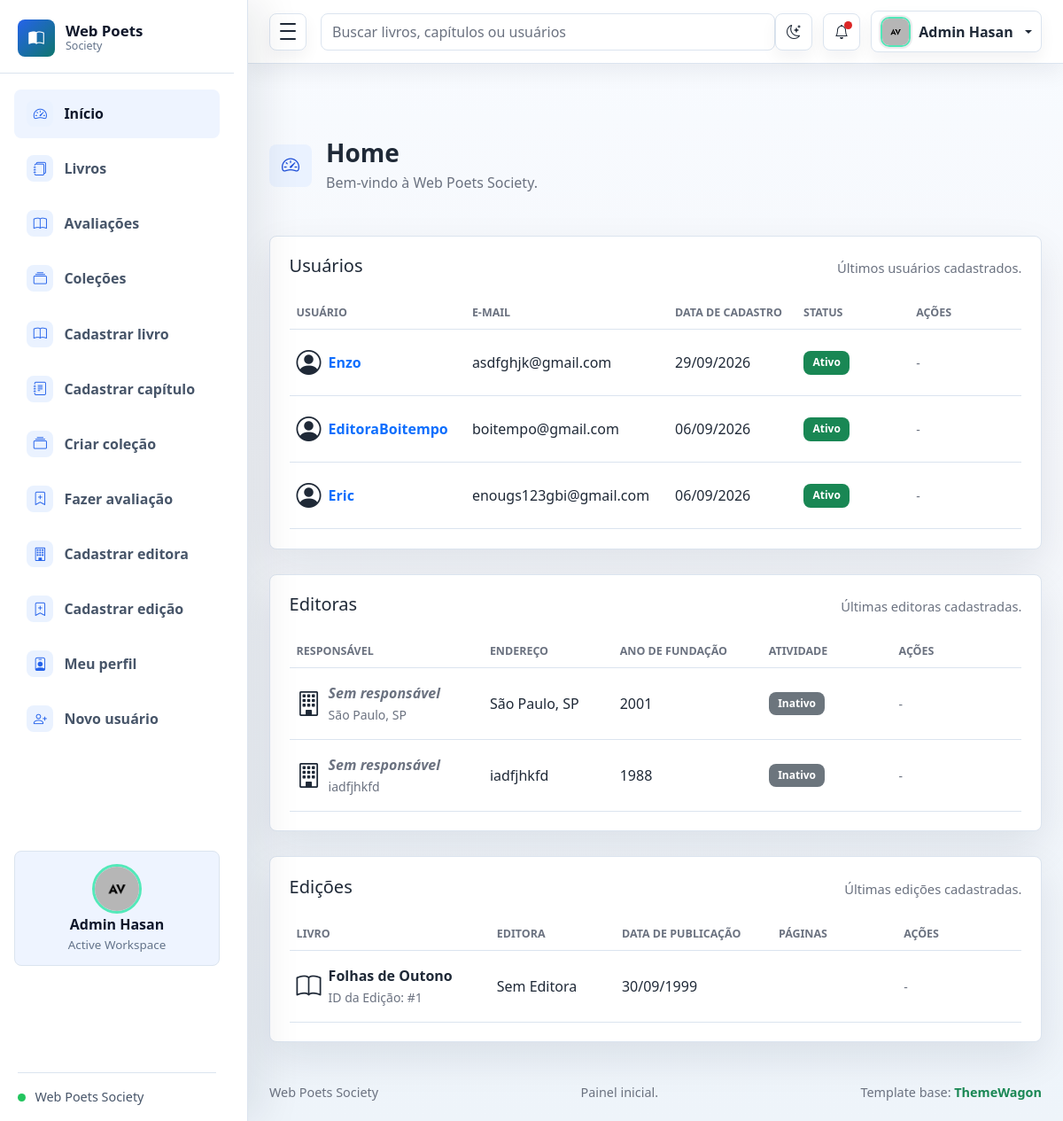
The app's page /home/ (signed in), older data.
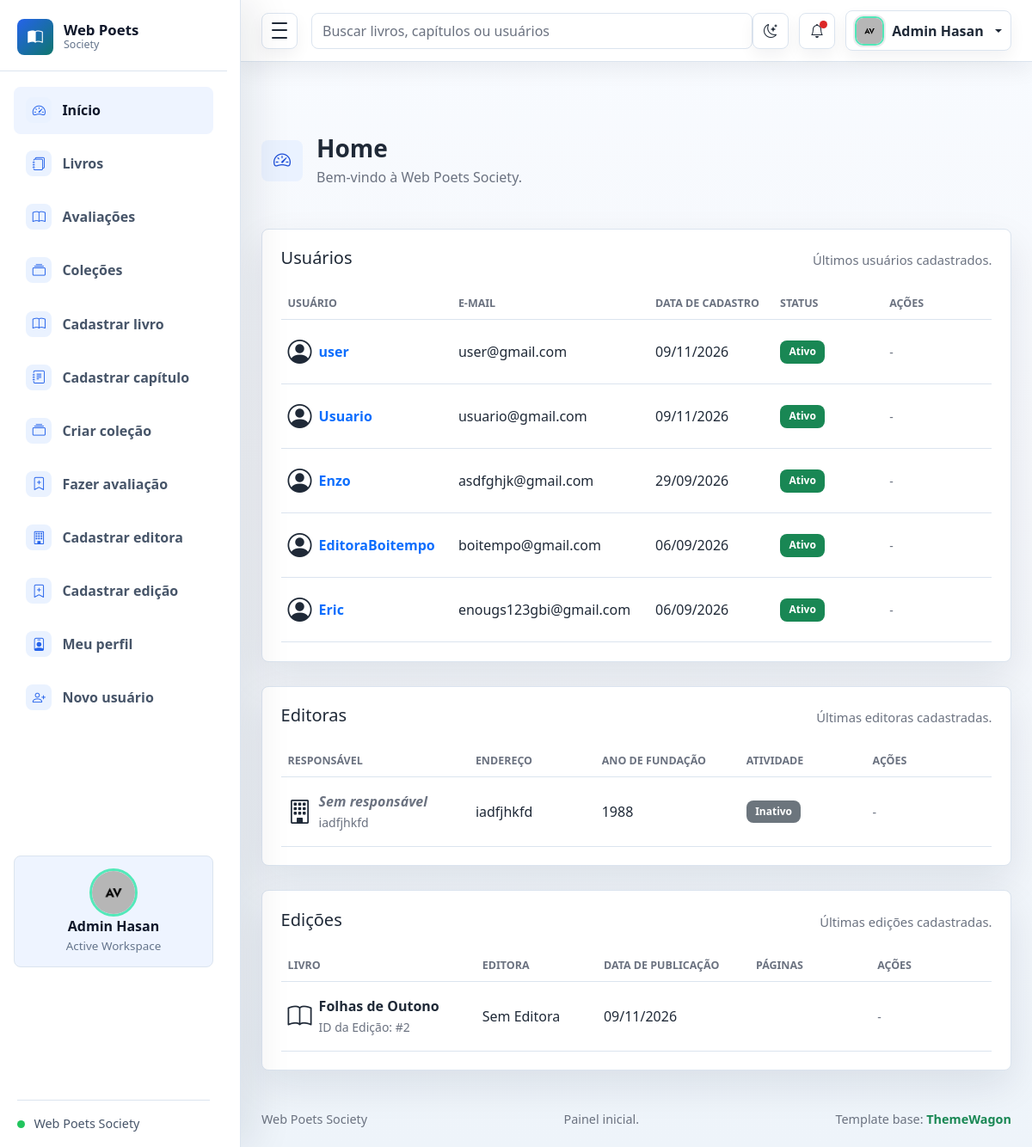
The same page, newer data.
### usuario/models.py (models this page shows, shortened)
class Usuario(User):
    Data_Nascimento = models.DateField(null=True, blank=True)
    class Meta:
            permissions = (
                ("editar_proprio_usuario", "Pode editar o próprio usuário"),
                ("editar_qualquer_usuario", "Pode editar qualquer usuário"),
                ("excluir_proprio_usuario", "Pode excluir o próprio usuário"),
                ("excluir_qualquer_usuario", "Pode excluir qualquer usuário"),
            )

### editora/models.py (models this page shows, shortened)
class Editora(models.Model):
    endereco = models.CharField(max_length=100)
    ano_fundacao = models.IntegerField()
    resposavel = models.ForeignKey(usuario_models.Usuario, on_delete=models.CASCADE)
    class Meta:
            permissions = (
                ("editar_proprio_editora", "Pode editar o próprio editora"),
                ("editar_qualquer_editora", "Pode editar qualquer editora"),
                ("excluir_proprio_editora", "Pode excluir o próprio editora"),
                ("excluir_qualquer_editora", "Pode excluir qualquer editora"),
            )

### edicao/models.py (models this page shows, shortened)
class Edicao(models.Model):
    titulo = models.CharField(max_length=100)
    editora = models.ForeignKey('editora.Editora', on_delete=models.CASCADE)
    data_publicacao = models.DateField()
    numero_paginas = models.IntegerField()
    pdf = models.FileField(upload_to='pdfs/', blank=True)
    livro = models.ForeignKey('livros.Livro', on_delete=models.CASCADE)
    class Meta:
            permissions = (
                ("editar_proprio_edicao", "Pode editar o próprio edição"),
                ("editar_qualquer_edicao", "Pode editar qualquer edição"),
                ("excluir_proprio_edicao", "Pode excluir o próprio edição"),
                ("excluir_qualquer_edicao", "Pode excluir qualquer edição"),
            )

### livros/models.py (models this page shows, shortened)
class Livro(models.Model):
    titulo = models.CharField(max_length=100)
    genero = models.CharField(max_length=50)
    class Meta:
        permissions = (
            ("editar_proprio_livro", "Pode editar o próprio livro"),
            ("editar_qualquer_livro", "Pode editar qualquer livro"),
            ("excluir_proprio_livro", "Pode excluir o próprio livro"),
            ("excluir_qualquer_livro", "Pode excluir qualquer livro"),
        )

### usuario/views.py (the view)
# urls.py: path('', RedirectView.as_view(pattern_name='home', permanent=False)),
@login_required
def home(request):
    context = {
        'editoras_recentes': Editora.objects.select_related('resposavel').order_by('-id')[:10],
        'usuarios_recentes': Usuario.objects.order_by('-date_joined')[:10],
        'edicoes_recentes': Edicao.objects.select_related('editora', 'livro').order_by('-id')[:10],
    }
    return render(request, 'index.html', context)

### template/index.html (shortened to what this page needs)
{% extends "base.html" %}
{% load static %}
{% block footer_middle %}Painel inicial.{% endblock %}
{% block content %}
<div class="container-fluid px-3 px-lg-4 py-4">
  <div class="page-heading mb-4">
    <div class="page-heading-copy">
      <span class="page-icon">
        <i class="bi bi-speedometer2"></i>
      </span>
      <div>
        <h1 class="h3 mb-1">Home</h1>
        <p class="text-muted mb-0">Bem-vindo à Web Poets Society.</p>
      </div>
    </div>
  </div>
  <div class="row g-4 mt-1">
    <div class="col-lg-12">
      <section class="panel">
        <div class="panel-header">
          <h2 class="h5 mb-1">Usuários</h2>
          <p class="text-muted mb-0">Últimos usuários cadastrados.</p>
        </div>
        {% if usuarios_recentes %}
        <div class="table-responsive">
          <table class="table align-middle mb-0">
            <thead>
              <tr>
                <th>Usuário</th>
                <th>E-mail</th>
                <th>Data de cadastro</th>
                <th>Status</th>
                <th>Ações</th>
              </tr>
            </thead>
            <tbody>
              {% for usuario in usuarios_recentes %}
              <tr>
                <td>
                  <div class="d-flex align-items-center">
                    <div class="me-2">
                      <i class="bi bi-person-circle fs-3"></i>
                    </div>
                    <div>
                      <div class="fw-semibold">
                        <a href="{% url 'perfil_publico' usuario.username %}" class="text-decoration-none">
                          {{ usuario.username }}
                        </a>
                      </div>
                    </div>
                  </div>
                </td>
                <td>{{ usuario.email }}</td>
                <td>{{ usuario.date_joined|date:"d/m/Y" }}</td>
                <td>
                  {% if usuario.is_active %}
                  <span class="badge text-bg-success">Ativo</span>
                  {% else %}
                  <span class="badge text-bg-secondary">Inativo</span>
                  {% endif %}
                </td>
                <td>
                  {% if perms.livros.excluir_qualquer_usuario %}
                      <a href="{% url 'editar_usuario' usuario.id %}" class="btn btn-sm btn-warning">Editar</a>
                      <a href="{% url 'deletar_usuario' usuario.id %}" class="btn btn-sm btn-danger">Deletar</a>
                  {% elif request.user == usuario and perms.livros.excluir_proprio_usuario %}
                      <a href="{% url 'editar_usuario' usuario.id %}" class="btn btn-sm btn-warning">Editar</a>
                  {% else %}
                      <span class="text-muted small">-</span>
                  {% endif %}
                </td>
              </tr>
              {% endfor %}
            </tbody>
          </table>
        </div>
        {% else %}
        <div class="text-center py-4">
          <p class="text-muted mb-0">Nenhum usuário encontrado.</p>
        </div>
        {% endif %}
      </section>
    </div>
  </div>
  <div class="row g-4 mt-1">
    <div class="col-lg-12">
      <section class="panel">
        <div class="panel-header">
          <h2 class="h5 mb-1">Editoras</h2>
          <p class="text-muted mb-0">Últimas editoras cadastradas.</p>
        </div>
        {% if editoras_recentes %}
        <div class="table-responsive">
          <table class="table align-middle mb-0">
            <thead>
              <tr>
                <th>Responsável</th>
                <th>Endereço</th>
                <th>Ano de Fundação</th>
                <th>Atividade</th>
                <th>Ações</th>
              </tr>
            </thead>
            <tbody>
              {% for editora in editoras_recentes %}
              <tr>
                <td>
                  <div class="d-flex align-items-center">
                    <div class="me-2">
                      <i class="bi bi-building fs-3"></i>
                    </div>
                    <div>
                      <div class="fw-semibold">
                        {% if editora.responsavel %}
                          {{ editora.responsavel.get_full_name|default:editora.responsavel.username }}
                        {% else %}
                          <span class="text-muted fst-italic">Sem responsável</span>
                        {% endif %}
                      </div>
                      <small class="text-muted">
                        {{ editora.responsavel.email|default:editora.endereco }}
                      </small>
                    </div>
                  </div>
                </td>
                <td>{{ editora.endereco }}</td>
                <td>{{ editora.ano_fundacao }}</td>
                <td>
                  {% if editora.responsavel.is_active %}
                  <span class="badge text-bg-success">Ativo</span>
                  {% else %}
                  <span class="badge text-bg-secondary">Inativo</span>
                  {% endif %}
                </td>
                <td>
                  {% if perms.livros.excluir_qualquer_editora %}
                      <a href="{% url 'editar_editora' editora.id %}" class="btn btn-sm btn-warning">Editar</a>
                      <a href="{% url 'deletar_editora' editora.id %}" class="btn btn-sm btn-danger">Deletar</a>
                  {% elif request.user == editora.responsavel and perms.livros.excluir_proprio_editora %}
                      <a href="{% url 'editar_editora' editora.id %}" class="btn btn-sm btn-warning">Editar</a>
                      <a href="{% url 'deletar_editora' editora.id %}" class="btn btn-sm btn-danger">Deletar</a>
                  {% else %}
                      <span class="text-muted small">-</span>
                  {% endif %}
                </td>
              </tr>
              {% endfor %}
            </tbody>
          </table>
        </div>
        {% else %}
        <div class="text-center py-4">
          <p class="text-muted mb-0">Nenhuma editora encontrada.</p>
        </div>
        {% endif %}
      </section>
    </div>
  </div>
  <div class="row g-4 mt-1">
    <div class="col-lg-12">
      <section class="panel">
        <div class="panel-header">
          <h2 class="h5 mb-1">Edições</h2>
          <p class="text-muted mb-0">Últimas edições cadastradas.</p>
        </div>
        {% if edicoes_recentes %}
        <div class="table-responsive">
          <table class="table align-middle mb-0">
            <thead>
              <tr>
                <th>Livro</th>
                <th>Editora</th>
                <th>Data de Publicação</th>
                <th>Páginas</th>
                <th>Ações</th>
              </tr>
            </thead>
            <tbody>
              {% for edicao in edicoes_recentes %}
              <tr>
                <td>
                  <div class="d-flex align-items-center">
                    <div class="me-2">
                      <i class="bi bi-book fs-3"></i>
                    </div>
                    <div>
                      <div class="fw-semibold">{{ edicao.livro.titulo }}</div>
                      <small class="text-muted">ID da Edição: #{{ edicao.id }}</small>
                    </div>
                  </div>
                </td>
                <td>{{ edicao.editora.responsavel.username|default:"Sem Editora" }}</td>
                <td>{{ edicao.data_publicacao|date:"d/m/Y" }}</td>
                <td>{{ edicao.num_paginas }}</td>
                <td>
                  {% if perms.livros.editar_qualquer_edicao or perms.livros.excluir_qualquer_edicao %}
                      <a href="{% url 'editar_edicao' edicao.id %}" class="btn btn-sm btn-warning">Editar</a>
                      <a href="{% url 'deletar_edicao' edicao.id %}" class="btn btn-sm btn-danger">Deletar</a>
                  {% elif perms.livros.editar_proprio_edicao or perms.livros.excluir_proprio_edicao %}
                      <a href="{% url 'editar_edicao' edicao.id %}" class="btn btn-sm btn-warning">Editar</a>
                      <a href="{% url 'deletar_edicao' edicao.id %}" class="btn btn-sm btn-danger">Deletar</a>
                  {% else %}
                      <span class="text-muted small">-</span>
                  {% endif %}
                </td>
              </tr>
              {% endfor %}
            </tbody>
          </table>
        </div>
        {% else %}
        <div class="text-center py-4">
          <p class="text-muted mb-0">Nenhuma edição encontrada.</p>
        </div>
        {% endif %}
      </section>
    </div>
  </div>
</div>
{% endblock %}

Row changes from the older to the newer data that the page shows:
removed Editora: responsavel.email "São Paulo, SP", endereco "São Paulo, SP", ano_fundacao "2001"
removed Edicao: livro.titulo "Folhas de Outono", id "1", editora.responsavel.username "Sem Editora", data_publicacao "30/09/1999"
added Usuario: username "user", email "user@gmail.com", date_joined "09/11/2026"
added Usuario: username "Usuario", email "usuario@gmail.com", date_joined "09/11/2026"
added Edicao: livro.titulo "Folhas de Outono", id "2", editora.responsavel.username "Sem Editora", data_publicacao "09/11/2026"
